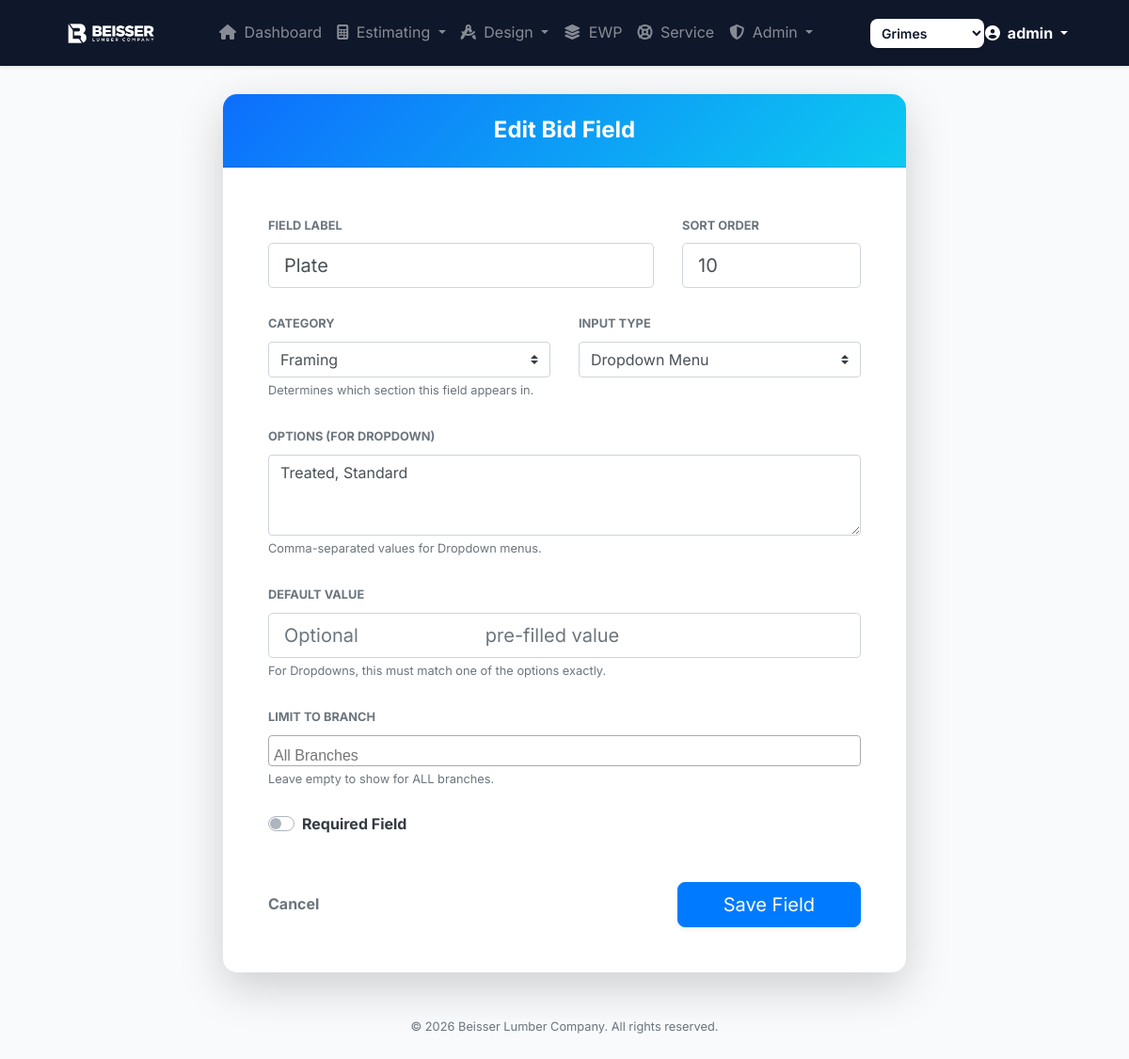
The app's page /edit_field/1 (signed in) with its own data.
### project/models.py (models this page shows, shortened)
class User(db.Model, UserMixin):
    id = db.Column(db.Integer, primary_key=True)
    username = db.Column(db.String(150), unique=True, nullable=False)
    email = db.Column(db.String(150), unique=True, nullable=False)
    password = db.Column(db.String(255), nullable=False)
    usertype_id = db.Column(db.Integer, db.ForeignKey('user_type.id'), nullable=False)
    estimatorID = db.Column(db.Integer, db.ForeignKey('estimator.estimatorID'), nullable=True)
    user_branch_id = db.Column(db.Integer, db.ForeignKey('branch.branch_id'), nullable=True)
    last_login = db.Column(db.DateTime, nullable=True)
    created_at = db.Column(db.DateTime, default=datetime.utcnow)
    updated_at = db.Column(db.DateTime, default=datetime.utcnow, onupdate=datetime.utcnow)
    is_active = db.Column(db.Boolean, default=True)
    is_admin = db.Column(db.Boolean, default=False)
    is_estimator = db.Column(db.Boolean, default=False)
    login_count = db.Column(db.Integer, default=0)
    usertype = db.relationship('UserType', backref=db.backref('users', lazy=True))
    estimator = db.relationship('Estimator', backref=db.backref('estimators', lazy=True))  # Changed backref name
    branch = db.relationship('Branch', backref=db.backref('branches', lazy=True))  # Changed backref name

class BidField(db.Model):
    id = db.Column(db.Integer, primary_key=True)
    name = db.Column(db.String(100), nullable=False)
    category = db.Column(db.String(50), nullable=False, default="General") # Branding, Siding, etc
    field_type = db.Column(db.String(50), nullable=False, default="text") # text, textarea, select, checkbox
    is_required = db.Column(db.Boolean, default=False)
    options = db.Column(db.Text, nullable=True) # JSON or comma-separated for select
    default_value = db.Column(db.String(255), nullable=True)
    sort_order = db.Column(db.Integer, default=0)
    branch_ids = db.Column(db.Text, nullable=True)

### project/blueprints/admin/routes.py (the view, shortened to what this page needs)
@admin.route('/edit_field/<int:field_id>', methods=['GET', 'POST'])
@login_required
def edit_field(field_id):
    if not current_user.is_admin:
        abort(403)
    field = BidField.query.get_or_404(field_id)
    form = BidFieldForm(obj=field)
    branches = Branch.query.all()
    form.branch_ids.choices = [(b.branch_id, b.branch_name) for b in branches]
    if request.method == 'GET':
        if field.branch_ids:
            try:
                form.branch_ids.data = json.loads(field.branch_ids)
            except:
                form.branch_ids.data = []
    return render_template('add_field.html', form=form, title="Edit Bid Field")

### project/forms.py
class BidFieldForm(FlaskForm):
    name = StringField('Field Label', validators=[DataRequired()])
    category = SelectField('Category', choices=[
        ('General', 'General'),
        ('Framing', 'Framing'),
        ('Siding', 'Siding'),
        ('Shingles', 'Shingles'),
        ('Deck', 'Deck'),
        ('Trim', 'Trim'),
        ('Windows', 'Windows'),
        ('Doors', 'Doors')
    ], validators=[DataRequired()])
    field_type = SelectField('Input Type', choices=[
        ('text', 'Text Input'),
        ('textarea', 'Text Area'),
        ('select', 'Dropdown Menu'),
        ('checkbox', 'Checkbox')
    ], validators=[DataRequired()])
    options = TextAreaField('Options (for Dropdown)', validators=[Optional()])
    branch_ids = SelectMultipleField('Limit to Branch', choices=[], coerce=int, validators=[Optional()], id='branch_ids') # Populated in view, usually multiselect which requires adjustment if SelectMultipleField
    is_required = BooleanField('Required Field')
    default_value = StringField('Default Value', validators=[Optional()])
    sort_order = StringField('Sort Order', default="0")
    submit = SubmitField('Save Field')

### project/templates/add_field.html (shortened to what this page needs)
{% extends "base.html" %}
{% block content %}
<div class="row justify-content-center animate-fade-in">
    <div class="col-lg-8">
        <div class="card shadow-lg border-0" style="border-radius: 15px; overflow: hidden;">
            <div class="card-header bg-primary text-white py-4"
                style="background: linear-gradient(135deg, #0d6efd 0%, #0dcaf0 100%);">
                <h4 class="mb-0 font-weight-bold text-center">{{ title }}</h4>
            </div>
            <div class="card-body p-5">
                <form method="POST">
                    <div class="row">
                        <div class="col-md-8">
                            <div class="form-group mb-4">
                                {{ form.name.label(class="font-weight-bold small text-uppercase text-muted") }}
                                {{ form.name(class="form-control form-control-lg input-premium") }}
                            </div>
                        </div>
                        <div class="col-md-4">
                            <div class="form-group mb-4">
                                {{ form.sort_order.label(class="font-weight-bold small text-uppercase text-muted") }}
                                {{ form.sort_order(class="form-control form-control-lg input-premium") }}
                            </div>
                        </div>
                    </div>
                    <div class="row">
                        <div class="col-md-6">
                            <div class="form-group mb-4">
                                {{ form.category.label(class="font-weight-bold small text-uppercase text-muted") }}
                                {{ form.category(class="form-control form-control-lg custom-select input-premium") }}
                                <small class="text-muted">Determines which section this field appears in.</small>
                            </div>
                        </div>
                        <div class="col-md-6">
                            <div class="form-group mb-4">
                                {{ form.field_type.label(class="font-weight-bold small text-uppercase text-muted") }}
                                {{ form.field_type(class="form-control form-control-lg custom-select input-premium",
                                onchange="toggleOptions()") }}
                            </div>
                        </div>
                    </div>
                    <div id="options-container" class="form-group mb-4" style="display: none;">
                        {{ form.options.label(class="font-weight-bold small text-uppercase text-muted") }}
                        {{ form.options(class="form-control input-premium", rows=3, placeholder="Option 1, Option 2,
                        Option 3") }}
                        <small class="text-muted">Comma-separated values for Dropdown menus.</small>
                    </div>
                    <div class="form-group mb-4">
                        {{ form.default_value.label(class="font-weight-bold small text-uppercase text-muted") }}
                        {{ form.default_value(class="form-control form-control-lg input-premium", placeholder="Optional
                        pre-filled value") }}
                        <small class="text-muted">For Dropdowns, this must match one of the options exactly.</small>
                    </div>
                    <div class="form-group mb-4">
                        {{ form.branch_ids.label(class="font-weight-bold small text-uppercase text-muted") }}
                        <small class="text-muted">Leave empty to show for ALL branches.</small>
                    </div>
                    <div class="form-group mb-5">
                        <div class="custom-control custom-switch">
                            <label class="custom-control-label font-weight-bold text-dark" for="is_required">Required
                                Field</label>
                        </div>
                    </div>
                    <div class="d-flex justify-content-between align-items-center">
                        <a href="{{ url_for('admin.manage_fields') }}" class="text-muted font-weight-bold">Cancel</a>
                        {{ form.submit(class="btn btn-primary btn-lg px-5 shadow-sm", style="border-radius: 8px;") }}
                    </div>
                </form>
            </div>
        </div>
    </div>
</div>
{% endblock %}

### project/templates/base.html (shortened to what this page needs)
<!DOCTYPE html>
<html lang="en">
<head>
    <link href="https://stackpath.bootstrapcdn.com/bootstrap/4.5.2/css/bootstrap.min.css" rel="stylesheet">
    <link rel="stylesheet" href="https://cdnjs.cloudflare.com/ajax/libs/font-awesome/6.4.0/css/all.min.css">
    <link rel="stylesheet" href="//code.jquery.com/ui/1.12.1/themes/base/jquery-ui.css">
    <link rel="stylesheet" href="https://cdn.datatables.net/1.10.20/css/jquery.dataTables.min.css">
    <link href="https://cdnjs.cloudflare.com/ajax/libs/select2/4.0.13/css/select2.min.css" rel="stylesheet">
    <link rel="stylesheet" href="{{ url_for('static', filename='css/main.css') }}">
</head>
<body>
    <nav class="navbar navbar-expand-lg navbar-dark bg-primary navbar-premium fixed-top shadow-sm">
        <div class="container-fluid px-md-5">
            <a class="navbar-brand d-flex align-items-center" href="{{ url_for('main.index') }}">
                <img src="{{ url_for('static', filename='beisser_logo_full_color_RGB.png') }}"
                    alt="Beisser Lumber Company" height="35" class="mr-2 brightness-0-invert">
            </a>
            <div class="collapse navbar-collapse" id="mainNavbar">
                <ul class="navbar-nav mx-auto mb-2 mb-lg-0">
                    {% if current_user.is_authenticated %}
                    <li class="nav-item">
                        <a class="nav-link {% if request.endpoint == 'main.index' %}active{% endif %}"
                            href="{{ url_for('main.index') }}">
                            <i class="fas fa-home mr-1"></i> Dashboard
                        </a>
                    </li>
                    <li class="nav-item dropdown">
                        <a class="nav-link dropdown-toggle {% if 'estimating' in request.path or request.endpoint in ['main.open_bids', 'main.add_bid', 'main.projects', 'main.bids_calendar'] %}active{% endif %}"
                            href="#" id="estimatingDropdown" role="button" data-toggle="dropdown" aria-haspopup="true"
                            aria-expanded="false">
                            <i class="fas fa-calculator mr-1"></i> Estimating
                        </a>
                    </li>
                    <li class="nav-item dropdown">
                        <a class="nav-link dropdown-toggle {% if 'design' in request.path or request.endpoint in ['main.open_designs', 'main.add_design'] %}active{% endif %}"
                            href="#" id="designDropdown" role="button" data-toggle="dropdown" aria-haspopup="true"
                            aria-expanded="false">
                            <i class="fas fa-drafting-compass mr-1"></i> Design
                        </a>
                    </li>
                    <li class="nav-item">
                        <a class="nav-link {% if request.endpoint == 'main.view_layouts' %}active{% endif %}"
                            href="{{ url_for('main.view_layouts') }}">
                            <i class="fas fa-layer-group mr-1"></i> EWP
                        </a>
                    </li>
                    <li class="nav-item">
                        <a class="nav-link {% if request.endpoint == 'main.view_issues' %}active{% endif %}"
                            href="{{ url_for('main.view_issues') }}">
                            <i class="fas fa-life-ring mr-1"></i> Service
                        </a>
                    </li>
                    {% if current_user.is_admin %}
                    <li class="nav-item dropdown">
                        <a class="nav-link dropdown-toggle {% if 'admin' in request.path %}active{% endif %}" href="#"
                            id="adminDropdown" role="button" data-toggle="dropdown" aria-haspopup="true"
                            aria-expanded="false">
                            <i class="fas fa-shield-alt mr-1"></i> Admin
                        </a>
                    </li>
                    {% endif %}
                    {% endif %}
                </ul>
                <div class="d-flex align-items-center ml-lg-4">
                    {% if current_user.is_authenticated %}
                    <select class="form-control form-control-sm border-0 shadow-sm"
                        style="border-radius: var(--radius-md); font-weight: 600; color: var(--primary);"
                        onchange="window.location.href='/set_branch/' + this.value">
                        {% for b in all_branches %}
                        <option value="{{ b.branch_id }}" {% if current_branch_id==b.branch_id %}selected{% endif %}>{{
                            b.branch_name }}</option>
                        {% endfor %}
                    </select>
                </div>
                <div class="dropdown">
                    <button class="btn btn-link text-white dropdown-toggle font-weight-bold p-0 text-decoration-none"
                        type="button" id="userDropdown" data-toggle="dropdown" aria-haspopup="true"
                        aria-expanded="false">
                        <i class="fas fa-user-circle mr-1"></i> {{ current_user.username }}
                    </button>
                </div>
                {% endif %}
            </div>
        </div>
    </nav>
    <div class="content-wrapper">
        <div class="container-fluid mt-4 page-fade-in px-md-5">
            {% block content %}
            {% endblock %}
        </div>
        <footer class="mt-5 pb-4 text-center text-muted small">
            &copy; {{ now.year if now else '2026' }} Beisser Lumber Company. All rights reserved.
        </footer>
</body>
</html>

### project/static/css/main.css (style rules this page uses)
:root { --primary: #0f172a; --primary-hover: #1e293b; --primary-light: #dbeafe; --navbar-height: 70px; --secondary: #64748b; --accent: #f59e0b; --success: #10b981; --danger: #ef4444; --info: #0ea5e9; --background: #f8fafc; --surface: #ffffff; --surface-muted: #f1f5f9; --text-main: #0f172a; --text-muted: #64748b; --text-on-primary: #ffffff; --border: #e2e8f0; --border-focus: #0f172a; --space-xs: 0.25rem; --space-sm: 0.5rem; --space-md: 1rem; --space-lg: 1.5rem; --space-xl: 2rem; --shadow-sm: 0 1px 3px 0 rgb(0 0 0 / 0.1), 0 1px 2px -1px rgb(0 0 0 / 0.1); --shadow-md: 0 4px 6px -1px rgb(0 0 0 / 0.1), 0 2px 4px -2px rgb(0 0 0 / 0.1); --shadow-lg: 0 20px 25px -5px rgb(0 0 0 / 0.1), 0 8px 10px -6px rgb(0 0 0 / 0.1); --shadow-glow: 0 0 15px rgba\(30, 64, 175, 0.3\); --radius-sm: 0.375rem; --radius-md: 0.5rem; --radius-lg: 0.75rem; --radius-full: 9999px; --sidebar-width: 280px; --sidebar-bg: #006834; --sidebar-bg-hover: #004d26; --sidebar-text: #ffffff; }
body { background-color: var(--background); color: var(--text-main); font-family: 'Inter', system-ui, -apple-system, sans-serif; line-height: 1.6; margin: 0; scroll-behavior: smooth; }
.navbar-premium { min-height: var(--navbar-height); background: var(--primary) !important; transition: all 0.3s ease; }
.brightness-0-invert { filter: brightness(0) invert(1); }
.content-wrapper { margin-top: calc(var(--navbar-height) + 30px); transition: none; }
.content-wrapper { margin-left: 0; min-height: 100vh; transition: all 0.4s cubic-bezier(0.165, 0.84, 0.44, 1); padding-bottom: var(--space-xl); }
.page-fade-in { animation: fadeIn 0.5s ease-out; }

### records on screen
User: username "admin"
BidField: name "Plate", sort_order "10", category "Framing", field_type "Dropdown Menu", options "Treated, Standard"

### other values on screen
{{ title }} "Edit Bid Field"
{{ now.year if now else '2026' }} "2026"
form field value "Grimes"
